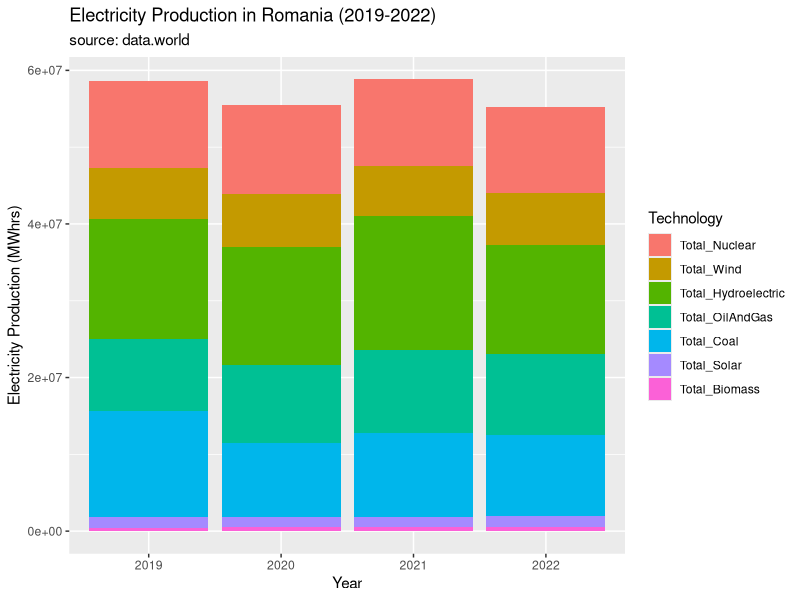

This figure's R source:
## ---- chunk 1
#initial setup & files
library(reshape2)
library(tidyverse)

setwd("/Users/home/Downloads/5. Github Public Repos/Daily-Electricity-in-Romania--2019-2023--EDA")
romaniaElectricity <- read.csv("datasets/daily_electricity_data.csv")
romaniaElectricity <- romaniaElectricity %>%
  mutate(DateTime = as.Date(DateTime))
## ---- chunk 2
#Types of potential graphs:
#-barplot of production by year + by category(stacked)
#-timeseries plot of net electricity production (if negative - country is importing elecricity, if positive - exporting)
#-mean electricity production by technology type (transform the data to get categorical var)
## ---- chunk 3
#exploring the data a little bit
head(romaniaElectricity)
str(romaniaElectricity) 
#DateTime needs to be a date var
#also need to take individual columns with different electricity production tech into two columns: tech and production_num
## ---- chunk 4
#graph1 production by year

productionByYear <- romaniaElectricity %>%
  filter(DateTime < "2023-01-01") %>%
  mutate(Year = format(DateTime, "%Y")) %>%
  group_by(Year) %>%
  mutate(Total_Consumption = sum(Consumption),
    Total_Production = sum(Production),
    Total_Nuclear = sum(Nuclear),
    Total_Wind = sum(Wind),
    Total_Hydroelectric = sum(Hydroelectric),
    Total_OilAndGas = sum(Oil.and.Gas),
    Total_Coal = sum(Coal),
    Total_Solar = sum(Solar),
    Total_Biomass = sum(Biomass)) %>%
  select(Year, Total_Production,
            Total_Nuclear, Total_Wind, Total_Hydroelectric,
            Total_OilAndGas, Total_Coal, Total_Solar, Total_Biomass) %>%
  summarise_all(mean)

productionByYear <- melt(productionByYear, 
                         id.vars = c("Year", "Total_Production"),
                         variable.name = "Technology",
                         value.name = "Technology_Production") %>%
  arrange(Year)

ggplot(productionByYear, aes(x = Year, y = Technology_Production, fill = Technology)) + 
  geom_bar(stat = "identity") +
  labs(x = "Year",
       y = "Electricity Production (MWhrs)",
       title = "Electricity Production in Romania (2019-2022)",
       subtitle = "source: data.world") +
  theme()
## ---- chunk 5
#graph2 net electricity
netElectricity <- romaniaElectricity %>%
  select(DateTime, Production, Consumption) %>%
  mutate(NetProduction = Production - Consumption)

## ---- chunk 6
#graph3 mean production by technology
